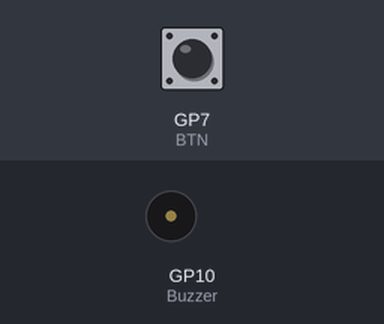
Recording of a program running on a simulated Raspberry Pi Pico running MicroPython. On the bench: buzzer (waves = sounding, pin HIGH). Inputs (shaded band) come from the test bench; at power-on: GP7 (BTN) LOW. The clock reads 2024-03-15 10:24:30 at power-on unless the program sets it.

Above: at 1.2 s.
1.3 s: GP7 (BTN) pulled HIGH for 1 s
At 2.15 s:
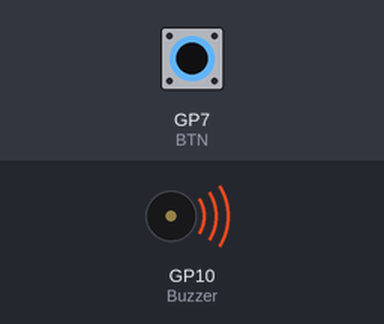
3.8 s: GP7 (BTN) pulled HIGH for 3.2 s
At 8.2 s:
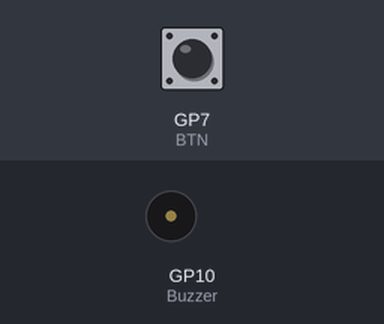
Timing chart, 0 to 9.7 s (numbered marks = the images above; inputs shaded):
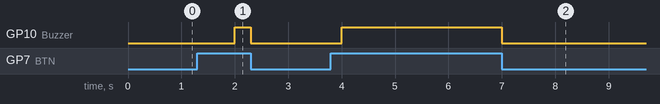

Measured:
- after the input at 1.3 s, GP10 (Buzzer): LOW → HIGH after 0.70 s, → LOW 0.30 s later
- after the input at 3.8 s, GP10 (Buzzer): LOW → HIGH after 0.20 s, → LOW 3.0 s later

The program:

day5.py
```python
from machine import Pin
import time

Buzzer = Pin(10, Pin.OUT) 	#setup the buzzer
BTN = Pin(7, Pin.IN) 		#setup the button as an input

timer = time.time()
pressed = False

while True:
    if(BTN.value() == 1 and (time.time() - timer > 1)):
        Buzzer.value(1)        	#turn on the buzzer
        pressed = True
        timer = time.time()
    elif(BTN.value() == 0 and pressed == True):
        Buzzer.value(0)        	#turn off the buzzer
        pressed = False
```
